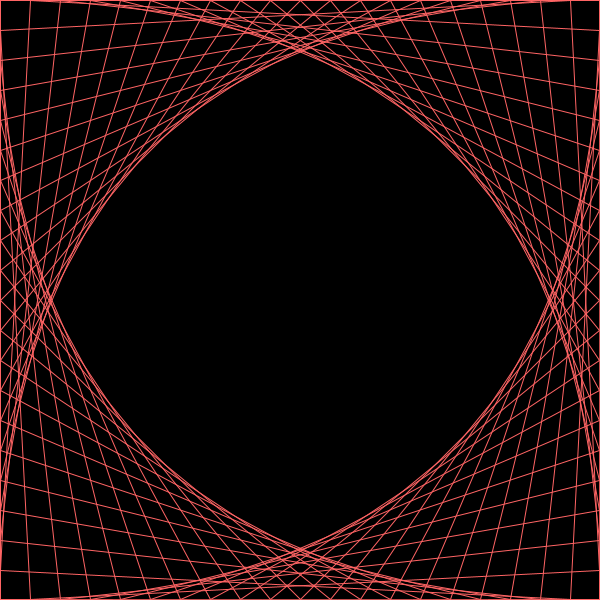
Frame 1 (no input)
Frame 60 (the mouse pressed at the canvas centre just before this capture): identical to frame 1, image omitted
Frame 120 (the mouse held since frame 60 and released just before this capture): identical to frame 1, image omitted

The Processing sketch that drew this single still picture (run headless with seeded random() and noise(); from frame 60 on, the mouse is pressed at the canvas centre):

// Processing sketch: p04_demo5
// ── p04_demo5.pde
void setup()
{
  size(600, 600);
  smooth();
  background(0);
}


void draw()
{
  int nx = 20;
  
  float x;
  float sx = width / nx;

  background(0);  
  stroke(255, 100, 100);
  noFill();
    
  for(int i=0; i<=nx; i++)
  {
    x = i * sx;
    quad(x, 0, width-1, x, width-x, height-1, 0, height-x);
  }
}
